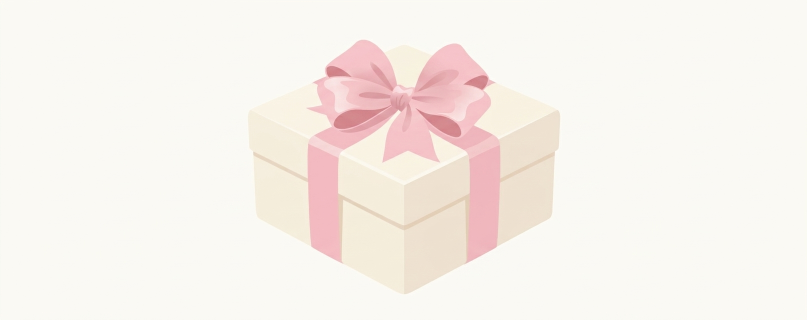
#> input picture herramientas/referencia/regalo_base.jpg, 1614 x 640 px (shown at 1/2 size)
$ python recortar_regalo.py
#> lines starting #> are read from the running program, lines starting #| are printed output that depends on the picture; after the words box and inside, x2 and y2 are one past the last pixel; in counts of white or black regions, pixels touching at a corner belong together
"""Recorta el regalo de la imagen de referencia y le quita el fondo,
creando static/img/regalo.png (transparente) que usa el botón de regalo.

El fondo es casi blanco y la caja es crema, así que se separan por color
y con un "relleno" desde los bordes: solo se borra el fondo que está
conectado con el exterior (los huecos claros dentro de la caja se quedan).

Requiere:  python -m pip install pillow numpy
Uso:       python herramientas/recortar_regalo.py
"""
from collections import deque
from pathlib import Path

import numpy as np
from PIL import Image, ImageFilter


class RecortadorRegalo:
    def __init__(self, imagen: Path, umbral: float = 9.0, suavizado: float = 6.0) -> None:
#> called with umbral = 9, suavizado = 6
        self.rgb = np.asarray(Image.open(imagen).convert("RGB"), dtype=np.float32)
        self.umbral = umbral          # diferencia con el fondo a partir de la cual es "regalo"
        self.suavizado = suavizado    # bordes suaves (antialias)

    def _distancia_al_fondo(self) -> np.ndarray:
        alto, ancho = self.rgb.shape[:2]
#> alto = 640; ancho = 1614
        borde = np.concatenate([self.rgb[0], self.rgb[-1], self.rgb[:, 0], self.rgb[:, -1]])
        fondo = np.median(borde, axis=0)
#> fondo = [249, 249, 243]
        # Más peso al azul: la caja crema se distingue del fondo sobre todo ahí.
        dif = np.abs(self.rgb - fondo) * np.array([1.0, 1.2, 1.8])
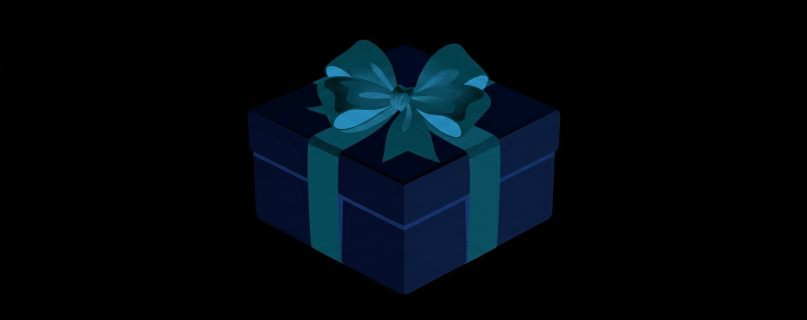
#> dif: shape (640, 1614, 3) float64 (shown at 1/2 size); mean R, G, B 2.5, 9.1, 15.7
        return dif.max(axis=2)
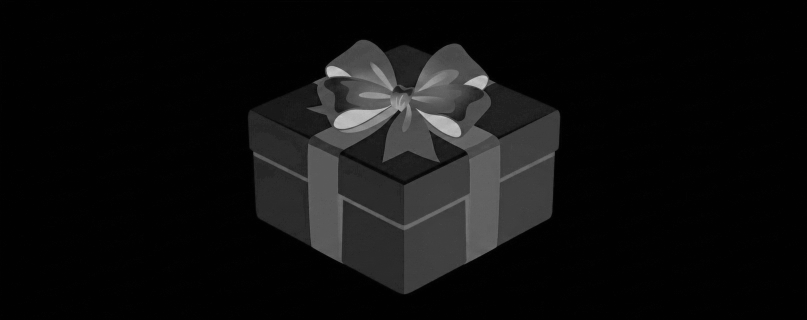
#> returned value: shape (640, 1614) float64 (shown at 1/2 size); min 1, max 207, mean 15.8

    def _exterior(self, distancia: np.ndarray) -> np.ndarray:
        """Píxeles de fondo conectados con el borde de la imagen (relleno por inundación)."""
        alto, ancho = distancia.shape
#> alto = 640; ancho = 1614
        es_fondo = distancia < self.umbral
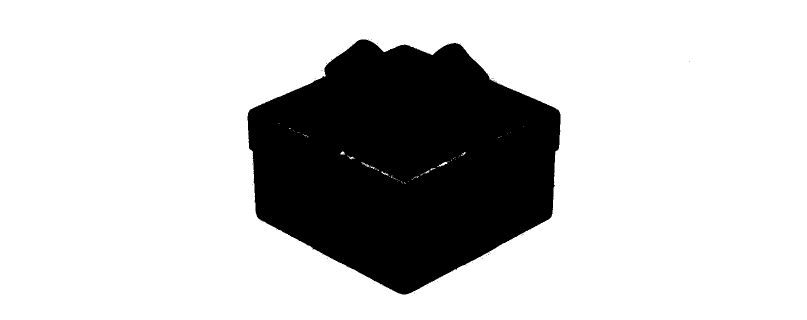
#> es_fondo: shape (640, 1614) bool (shown at 1/2 size); 78.2% white; 34 black regions (33 under 20 px), largest, box (x1, y1, x2, y2) and area: (495, 79, 1121, 589) 225573
        exterior = np.zeros_like(es_fondo)
        cola = deque()
        for x in range(ancho):
            for y in (0, alto - 1):
                if es_fondo[y, x] and not exterior[y, x]:
                    exterior[y, x] = True
                    cola.append((y, x))
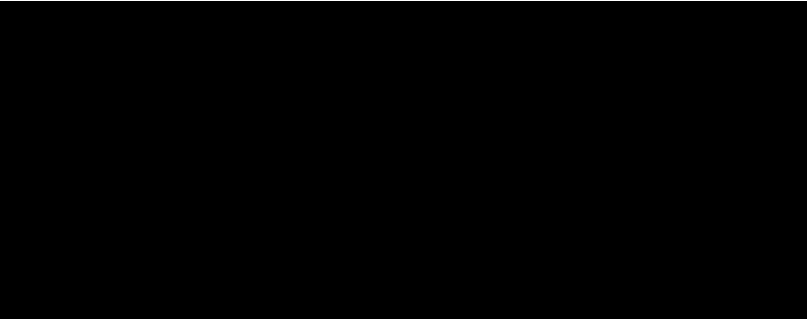
#> exterior: shape (640, 1614) bool (shown at 1/2 size); 0.31% white in thin lines or dots
        for y in range(alto):
            for x in (0, ancho - 1):
                if es_fondo[y, x] and not exterior[y, x]:
                    exterior[y, x] = True
                    cola.append((y, x))
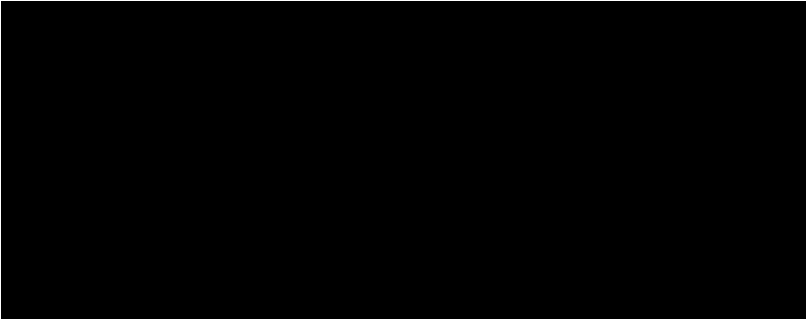
#> exterior: shape (640, 1614) bool (shown at 1/2 size); 0.44% white in thin lines or dots
        while cola:
            y, x = cola.popleft()
            for ny, nx in ((y + 1, x), (y - 1, x), (y, x + 1), (y, x - 1)):
                if 0 <= ny < alto and 0 <= nx < ancho and es_fondo[ny, nx] and not exterior[ny, nx]:
                    exterior[ny, nx] = True
                    cola.append((ny, nx))
#> exterior: shape (640, 1614) bool; 78.1% white; 34 black regions (33 under 20 px), largest, box (x1, y1, x2, y2) and area: (495, 79, 1121, 589) 226019
        return exterior

    @staticmethod
    def _pieza_central(dentro: np.ndarray) -> np.ndarray:
        """Se queda solo con la pieza conectada al centro (descarta manchitas del fondo)."""
        alto, ancho = dentro.shape
#> alto = 640; ancho = 1614
        ys, xs = np.nonzero(dentro)
        cy, cx = alto // 2, ancho // 2
#> cy = 320; cx = 807
        k = np.argmin((ys - cy) ** 2 + (xs - cx) ** 2)   # punto del regalo más cercano al centro
#> k = 110653
        pieza = np.zeros_like(dentro)
        pieza[ys[k], xs[k]] = True
        cola = deque([(ys[k], xs[k])])
        while cola:
            y, x = cola.popleft()
            for ny, nx in ((y + 1, x), (y - 1, x), (y, x + 1), (y, x - 1)):
                if 0 <= ny < alto and 0 <= nx < ancho and dentro[ny, nx] and not pieza[ny, nx]:
                    pieza[ny, nx] = True
                    cola.append((ny, nx))
#> this loop made 226010 passes
#> (y, x) on passes 1 to 3: (320, 807), (321, 807), (319, 807)
#> pieza: shape (640, 1614) bool; 21.9% white; 1 white region, box (x1, y1, x2, y2) and area: (495, 79, 1121, 589) 226010
        return pieza

    def recortar(self, ancho_final: int = 520, margen: int = 12) -> Image.Image:
        distancia = self._distancia_al_fondo()
        regalo = self._pieza_central(~self._exterior(distancia))
        # Borde suave: se desenfoca un poco la máscara (antialias).
        mascara = Image.fromarray((regalo * 255).astype(np.uint8), "L").filter(ImageFilter.GaussianBlur(1.1))
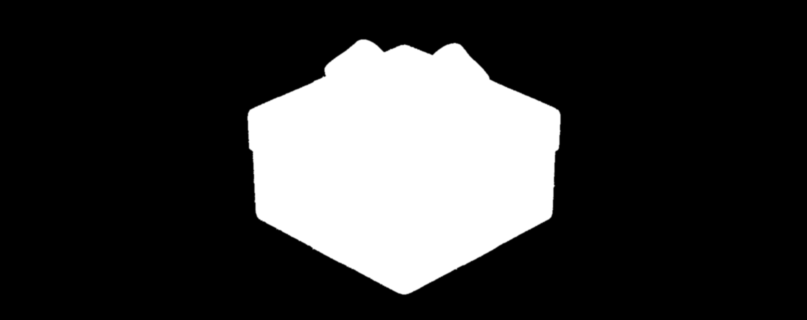
#> mascara: PIL image 1614x640 L (shown at 1/2 size); min 0, max 255, mean 55.8
        alfa = np.maximum(np.asarray(mascara, dtype=np.float32) / 255, regalo * 1.0)
        rgba = np.dstack([self.rgb, alfa * 255]).astype(np.uint8)
        img = Image.fromarray(rgba, "RGBA")

        caja = img.getchannel("A").point(lambda a: 255 if a > 20 else 0).getbbox()
#> caja = (494, 78, 1122, 590)
        x0, y0, x1, y1 = caja
#> x0 = 494; y0 = 78; x1 = 1122; y1 = 590
        img = img.crop((max(x0 - margen, 0), max(y0 - margen, 0),
                        min(x1 + margen, img.width), min(y1 + margen, img.height)))
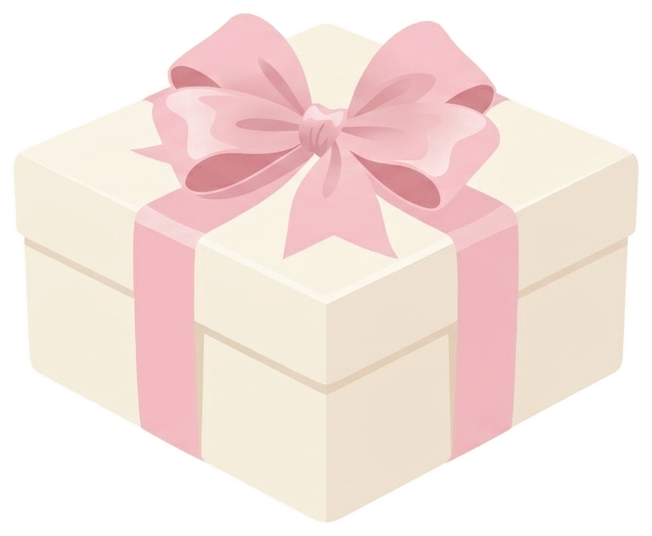
#> img: PIL image 652x536 RGBA; mean R, G, B, A 244.2, 227.2, 219.8, 165.5; transparent parts drawn white
        alto_final = round(img.height * ancho_final / img.width)
#> alto_final = 427
        return img.resize((ancho_final, alto_final), Image.Resampling.LANCZOS)
#> returned value: PIL image 520x427 RGBA


def main() -> None:
    raiz = Path(__file__).resolve().parent.parent
    regalo = RecortadorRegalo(raiz / "herramientas" / "referencia" / "regalo_base.jpg").recortar()
    destino = raiz / "static" / "img" / "regalo.png"
    regalo.save(destino, optimize=True)
    print(f"Regalo guardado en {destino} ({regalo.width}x{regalo.height})")
#| Regalo guardado en static/img/regalo.png (520x427)


if __name__ == "__main__":
    main()

$ run again, with herramientas/referencia/diseno_base.jpg copied over herramientas/referencia/regalo_base.jpg
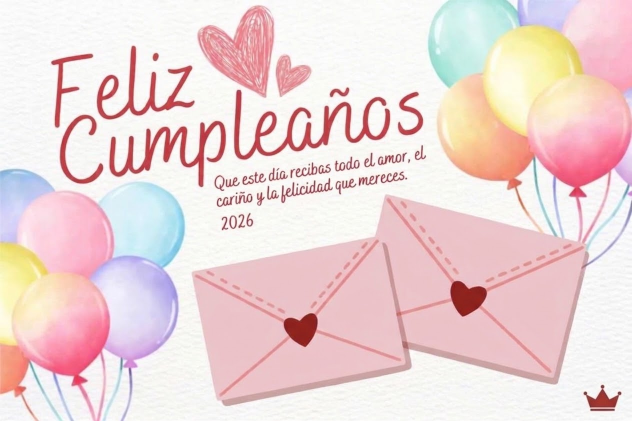
#> input picture herramientas/referencia/diseno_base.jpg, 1264 x 842 px (shown at 1/2 size)
#> fondo = [248, 247, 246]
#> es_fondo: shape (842, 1264) bool; 35% white; 385 white regions (344 under 20 px), largest, box (x1, y1, x2, y2) and area: (0, 0, 1264, 842) 345560, (1114, 363, 1157, 482) 2546, (1038, 324, 1104, 469) 2439
#> after the loop in _exterior, `while cola:`:
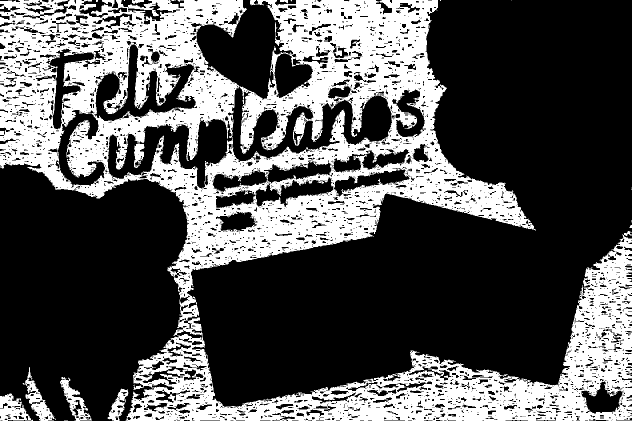
#> exterior: shape (842, 1264) bool (shown at 1/2 size); 33.1% white; 27 white regions (17 under 20 px), largest, box (x1, y1, x2, y2) and area: (0, 0, 1264, 842) 344711, (45, 734, 112, 842) 1999, (0, 787, 62, 842) 1953
#> k = 314541
#> the loop in _pieza_central, `while cola:` made 93 passes
#> (y, x) on passes 1 to 8: (421, 632), (422, 632), (420, 632), (421, 633), (419, 632), (420, 633), (420, 631), (419, 633)
#> caja = (611, 415, 636, 424)
#> x0 = 611; y0 = 415; x1 = 636; y1 = 424
#> in recortar, `img = img.crop((max(x0 - margen, 0), max(y0 - margen, 0), min(x1 + mar..`:
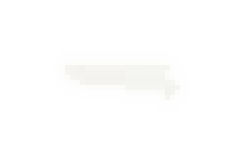
#> img: PIL image 49x33 RGBA (shown 5 times larger); mean R, G, B, A 249.5, 248.9, 244.6, 18.1; transparent parts drawn white
#| Regalo guardado en static/img/regalo.png (520x350)
